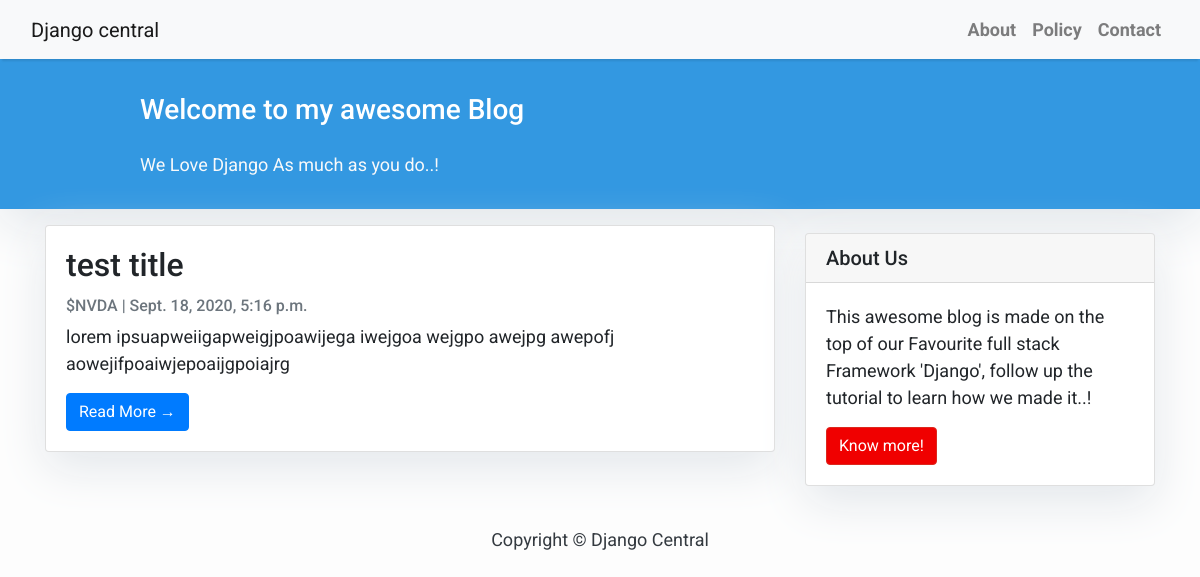
Before: / with the older database file.
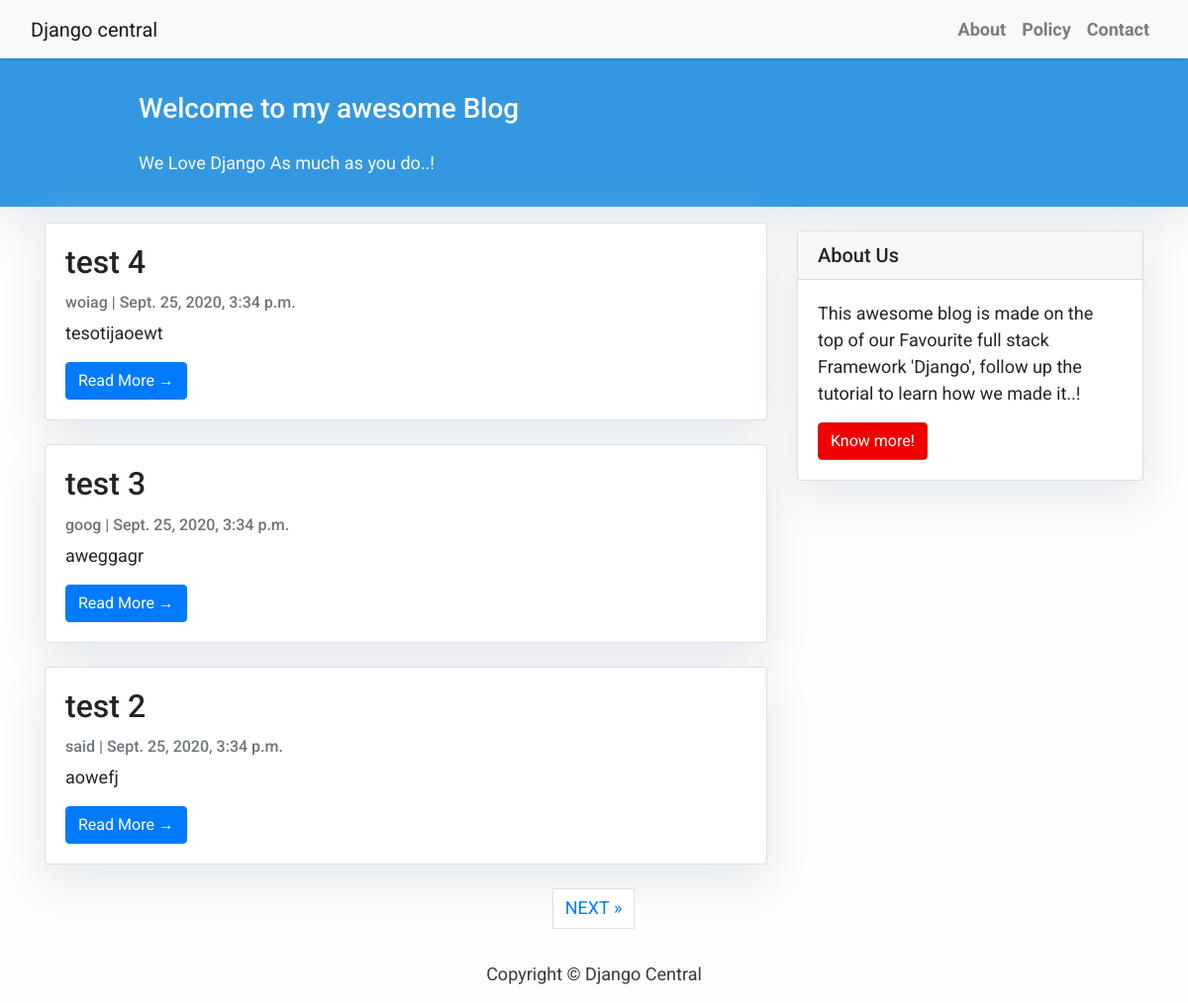
After: the same page with the newer database file.
### blog/models.py (models this page shows, shortened)
class Post(models.Model):
    title = models.CharField(max_length=200, unique=True)
    ticker = models.CharField(max_length=9)
    slug = models.SlugField(max_length=200, unique=True)
    updated_on = models.DateTimeField(auto_now=True)
    content = models.TextField()
    created_on = models.DateTimeField(auto_now_add=True)
    status = models.IntegerField(choices=STATUS, default=0)
    class Meta:
        ordering = ['-created_on']

### blog/views.py (the view)
# urls.py: path('', views.PostList.as_view(), name='home'),
class PostList(generic.ListView):
    queryset = Post.objects.filter(status=1).order_by('-created_on')
    template_name = 'blog/index.html'
    paginate_by = 3

### blog/templates/blog/index.html (shortened to what this page needs)
{% extends "blog/base.html" %}
{% block content %}
<header class="masthead">
    <div class="container">
        <div class="row">
            <div class=" col-md-8 col-md-10 mx-auto">
                <div class="site-heading">
                    <h3 class=" site-heading my-4 mt-3 text-white"> Welcome to my awesome Blog </h3>
                    <p class="text-light">
                        We Love Django As much as you do..! &nbsp
                    </p>
                </div>
            </div>
        </div>
    </div>
</header>
<div class="container">
    <div class="row">
        <div class="col-md-8 mt-3 left">
            {% for post in post_list %}
            <div class="card mb-4">
                <div class="card-body">
                    <h2 class="card-title">{{ post.title }}</h2>
                    <p class="card-text text-muted h6">{{ post.ticker }} | {{ post.created_on}} </p>
                    <p class="card-text">{{post.content|slice:":200" }}</p>
                    <a href="{% url 'post_detail' post.slug  %}" class="btn btn-primary">Read More &rarr;</a>
                </div>
            </div>
            {% endfor %}
        </div>
        {% block sidebar %} {% include 'blog/sidebar.html' %} {% endblock sidebar %}
    </div>
</div>
{% if is_paginated %}
<ul class="pagination justify-content-center">
    {% if page_obj.has_next %}
    <li><a href="?page={{ page_obj.next_page_number }}" class="page-link"> NEXT &raquo;</a></li>
    {% endif %}
</ul>
{% endif %}
{%endblock%}

### blog/templates/blog/base.html (shortened to what this page needs)
<!DOCTYPE html>
<html>
<head>
    <link rel="stylesheet" href="https://maxcdn.bootstrapcdn.com/bootstrap/4.0.0/css/bootstrap.min.css"
 />
</head>
<body>
    <nav class="navbar navbar-expand-lg navbar-light bg-light shadow" id="mainNav">
        <div class="container-fluid">
            <a class="navbar-brand" href="{% url 'home' %}">Django central</a>
            <div class="collapse navbar-collapse" id="navbarResponsive">
                <ul class="navbar-nav ml-auto">
                    <li class="nav-item text-black">
                        <a class="nav-link text-black font-weight-bold" href="#">About</a>
                    </li>
                    <li class="nav-item text-black">
                        <a class="nav-link text-black font-weight-bold" href="#">Policy</a>
                    </li>
                    <li class="nav-item text-black">
                        <a class="nav-link text-black font-weight-bold" href="#">Contact</a>
                    </li>
                </ul>
            </div>
        </div>
    </nav>
    {% block content %}{% endblock content %}
    <footer class="py-3 bg-grey">
        <p class="m-0 text-dark text-center ">Copyright &copy; Django Central</p>
    </footer>
</body>
</html>

### blog/templates/blog/sidebar.html (shortened to what this page needs)
{% block sidebar %}
<div class="col-md-4 float-right ">
    <div class="card my-4">
        <h5 class="card-header">About Us</h5>
        <div class="card-body">
            <p class="card-text"> This awesome blog is made on the top of our Favourite full stack Framework 'Django', follow up the tutorial to learn how we made it..!</p>
            <a href="https://djangocentral.com/building-a-blog-application-with-django"
               class="btn btn-danger">Know more!</a>
        </div>
    </div>
</div>
{% endblock sidebar %}

### blog/templates/blog/base.html (style rules this page uses)
body { font-family: "Roboto", sans-serif; font-size: 17px; background-color: #fdfdfd; }
.shadow { box-shadow: 0 4px 2px -2px rgba(0, 0, 0, 0.1); }
.btn-danger { color: #fff; background-color: #f00000; border-color: #dc281e; }
.masthead { background: #3398E1; height: auto; padding-bottom: 15px; box-shadow: 0 16px 48px #E3E7EB; padding-top: 10px; }

### blog/templates/blog/index.html (style rules this page uses)
body { font-family: "Roboto", sans-serif; font-size: 18px; background-color: #fdfdfd; }
.card { box-shadow: 0 16px 48px #E3E7EB; }

### blog/templates/blog/sidebar.html (style rules this page uses)
.card { box-shadow: 0 16px 48px #E3E7EB; }

Changed rows visible on the page:
no longer on this page (row unchanged): Post: title "test title", ticker "$NVDA", created_on "Sept. 18, 2020, 5:16 p.m.", content "lorem ipsuapweiigapweigjpoawijega iwejgoa wejgpo awejpg awepofj aowejifpoaiwjepoaijgpoiajrg"
added Post: title "test 4", ticker "woiag", created_on "Sept. 25, 2020, 3:34 p.m.", content "tesotijaoewt"
added Post: title "test 3", ticker "goog", created_on "Sept. 25, 2020, 3:34 p.m.", content "aweggagr"
added Post: title "test 2", ticker "said", created_on "Sept. 25, 2020, 3:34 p.m.", content "aowefj"
Other visible differences:
text now shown: "NEXT »"
